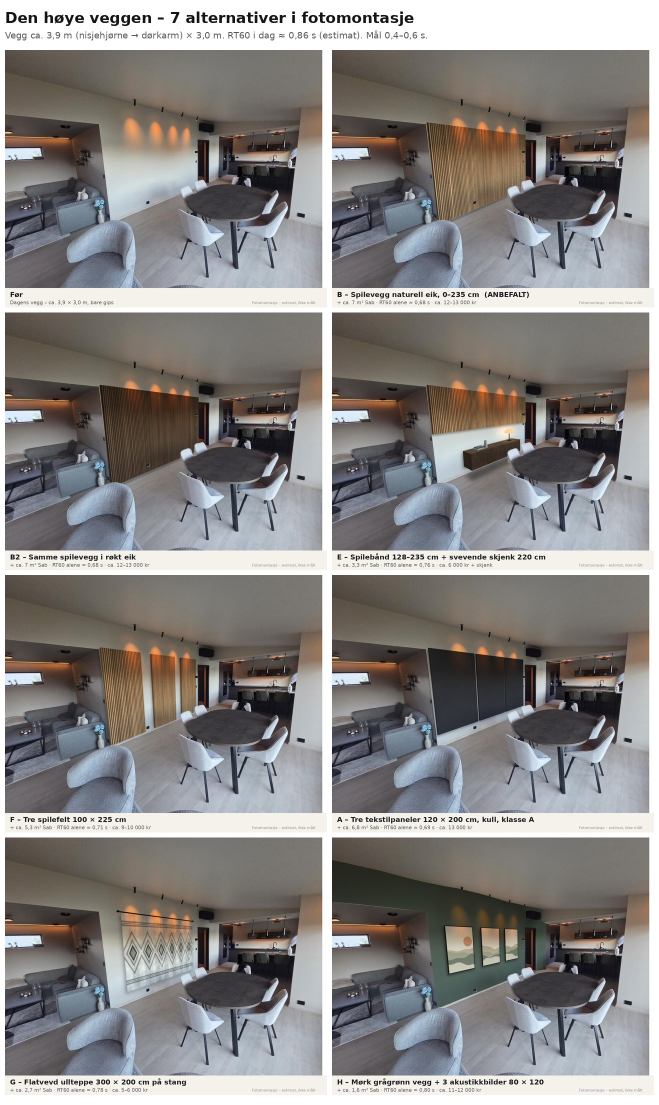
#> input picture stue_hoy_vegg_forslag/1_Fotomontasjer_runde1/00_oversikt_alle_alternativer.jpg, 1318 x 2210 px (shown at 1/2 size)
$ python -i prep-images.py   (imports and definitions only)
#> lines starting #> are read from the running program, lines starting #| are printed output that depends on the picture; after the words box and inside, x2 and y2 are one past the last pixel; in counts of white or black regions, pixels touching at a corner belong together
#> further down, picture is the input picture: PIL image 1318x2210 RGB; mean R, G, B 137.4, 134.6, 133.3
#!/usr/bin/env python3
"""Prepare every image the game shows (writes public/img/**).

Usage (from the project root, Python 3 + Pillow only):
    py tools/prep-images.py [all|forslag|foto|stue|utsikt] [--debug] [--realign]

  forslag  wall proposal montages <CODE>.jpg, thumb/<CODE>.jpg, oversikt-<group>.jpg, tegning-08/09.png and
           index.json (code -> files + source)                                -> public/img/forslag/
  foto     the room-spec photoCameras photos at 1600x1200                     -> public/img/foto/
  stue     re-encodes public/img/stue.jpg (from the original photo) if it is above 400 kB
  utsikt   window backdrops sor / sor-kveld / ost / nord (+ lav/ half-size versions) and backdrops.json
                                                                              -> public/img/utsikt/
  --debug    also writes intermediate images to .shots/foundation-images/prep/
  --realign  re-estimates the rotation of the side window photos by image alignment (slow, ~2 min)

The window views are built from the real photos in bilder_stue/ (Samsung Galaxy S25 ultra-wide, 4000x3000,
rectilinear after the phone's lens correction, focal length 1600 px). Every photo gets a camera rotation
(yaw from south toward west, pitch, roll) in the game's axes (+x south, +y up, +z west): the reference photo of
each view is solved from the straight edges of the window frame (plus the far shoreline as the horizon where
the frame alone is ambiguous); the other south photos are aligned to it on the distant hills. The photos are
then re-projected into one cylindrical panorama: x linear in azimuth, y linear in tan(elevation), which maps
exactly onto an open cylinder around the photo camera (see backdrops.json -> mapping). Frames, reflections,
objects on the sills and the terrace are removed; the sky becomes a smooth model fitted to the photographed sky.
Takes about 3 minutes; deterministic (fixed seeds).
"""
import json
import math
import os
import re
import sys
import time
from io import BytesIO

from PIL import Image, ImageChops, ImageDraw, ImageEnhance, ImageFilter, ImageMath, ImageOps, ImageStat

ROOT = os.path.dirname(os.path.dirname(os.path.abspath(__file__)))
PHOTOS = os.path.join(ROOT, 'bilder_stue')
PROPOSALS = os.path.join(ROOT, 'stue_hoy_vegg_forslag')
OUT = os.path.join(ROOT, 'public', 'img')
DEBUG_DIR = os.path.join(ROOT, '.shots', 'foundation-images', 'prep')

DEBUG = '--debug' in sys.argv
REALIGN = '--realign' in sys.argv

RESAMPLE = Image.Resampling.LANCZOS
BICUBIC = Image.Resampling.BICUBIC


# ----------------------------------------------------------------------------------------------------------
# Small helpers
# ----------------------------------------------------------------------------------------------------------

def log(*args):
    print(*args, flush=True)


def ensure_dir(path):
    os.makedirs(path, exist_ok=True)


# [42 lines left out: functions save_jpeg, debug_save, fit_width, fit_longest, open_rgb, pixels, not called in this run]


def rel(path):
    return os.path.relpath(path, ROOT).replace('\\', '/')


# ----------------------------------------------------------------------------------------------------------
# 1. Wall proposal montages
# ----------------------------------------------------------------------------------------------------------

PROPOSAL_RE = re.compile(r'^(\d+)_([A-Z][A-Z0-9]*)(?:_|\.)')


# [143 lines left out: functions proposal_code, prep_forslag, load_room_spec, prep_foto, prep_stue, not called in this run]


# ----------------------------------------------------------------------------------------------------------
# 3. Window views – camera model and cylindrical re-projection
# ----------------------------------------------------------------------------------------------------------

F_PX = 1600.0          # focal length of the ultra-wide camera at 4000x3000 (photoCameras.focalPx)
CX, CY = 2000.0, 1500.0


def v_norm(v):
    l = math.sqrt(v[0] * v[0] + v[1] * v[1] + v[2] * v[2])
    return (v[0] / l, v[1] / l, v[2] / l)


def v_cross(a, b):
    return (a[1] * b[2] - a[2] * b[1], a[2] * b[0] - a[0] * b[2], a[0] * b[1] - a[1] * b[0])


def v_dot(a, b):
    return a[0] * b[0] + a[1] * b[1] + a[2] * b[2]


# [9 lines left out: function cam_basis, not called in this run]


def world_to_cam(d, cam):
    fwd, right, up = cam
    return (v_dot(d, right), -v_dot(d, up), v_dot(d, fwd))


class Pano:
    """Cylindrical panorama: x linear in azimuth (deg, from south toward west), y linear in tan(elevation)."""

    def __init__(self, az0, az1, t0, t1, w, h):
        self.az0, self.az1, self.t0, self.t1, self.w, self.h = az0, az1, t0, t1, w, h

    @property
    def size(self):
        return (self.w, self.h)

    # [4 lines left out: function dir_at, not called in this run]

    def x_of(self, az):
        return (az - self.az0) / (self.az1 - self.az0) * self.w

    def y_of_e(self, e_deg):
        return (self.t1 - math.tan(math.radians(e_deg))) / (self.t1 - self.t0) * self.h

    def pt(self, az, e):
        return (self.x_of(az), self.y_of_e(e))

    def az_of(self, x):
        return self.az0 + x / self.w * (self.az1 - self.az0)

    def e_of(self, y):
        return math.degrees(math.atan(self.t1 - y / self.h * (self.t1 - self.t0)))

    def scaled(self, k):
        return Pano(self.az0, self.az1, self.t0, self.t1, round(self.w * k), round(self.h * k))


# [55 lines left out: functions warp, poly_mask, pano_poly_mask, not called in this run]


def hard_alpha(img, thr=250):
    return img.getchannel('A').point(lambda v: 255 if v >= thr else 0)


def shrink_mask(m, px):
    """Erode a binary mask by roughly px pixels (MinFilter needs odd sizes)."""
    if px <= 0:
        return m
    size = 2 * int(px) + 1
    while size > 1:
        s = min(size, 9)
        m = m.filter(ImageFilter.MinFilter(s))
        size -= s - 1
    return m


def grow_mask(m, px):
    if px <= 0:
        return m
    size = 2 * int(px) + 1
    while size > 1:
        s = min(size, 9)
        m = m.filter(ImageFilter.MaxFilter(s))
        size -= s - 1
    return m


# [80 lines left out: functions gain_match, seam_path, seam_mask, fill_holes, not called in this run]


# ----------------------------------------------------------------------------------------------------------
# 3a. South view (sor.jpg)
# ----------------------------------------------------------------------------------------------------------

def photo(name):
    return os.path.join(PHOTOS, '20261018_%s.jpg' % name)


# [7 lines left out: function intersect, not called in this run]


# Inner edges of the window frame in 082850 (source pixels), measured on full-resolution crops.
FRAME_850 = {
    'top': ((0, 382), (3500, 42)),
    'bottom': ((510, 2808), (3600, 2925)),
    'left': ((110, 1650), (505, 2800)),
    'right': ((3992, 1500), (3625, 2925)),
}

# Camera rotations (yaw from south toward west, pitch, roll; degrees). 082850 is solved from the frame
# vanishing points above (f = 1600 px makes the two vanishing directions orthogonal to 0.004); the others are
# aligned to 082850 on the distant hills/shoreline (see align_photos()).
CAMS = {
    '082850': (-4.72, -13.71, -2.79),
    '082852': (-43.08, -11.07, -3.58),
    '082843': (-31.70, -8.84, -3.77),
    '082855': (44.35, -9.69, -2.02),
    '082845': (33.74, -9.38, 0.02),
}


# [315 lines left out: functions glass_polygon, warp_photo, build_sor_layers, src_to_pano, ellipse_mask, dehaze and 7 more, not called in this run]


def object_mask(img, open_px=1):
    """Tree crowns, hills and other solid things against the sky: dark or not bluish. Thin lines (frame rims,
    twigs, specks) are removed by a morphological opening."""
#> called with open_px = 1
    rgb = img.convert('RGB')
    r, g, b = rgb.split()
    lum = rgb.convert('L')
    dark = lum.point(lambda v: 255 if v < 128 else 0)
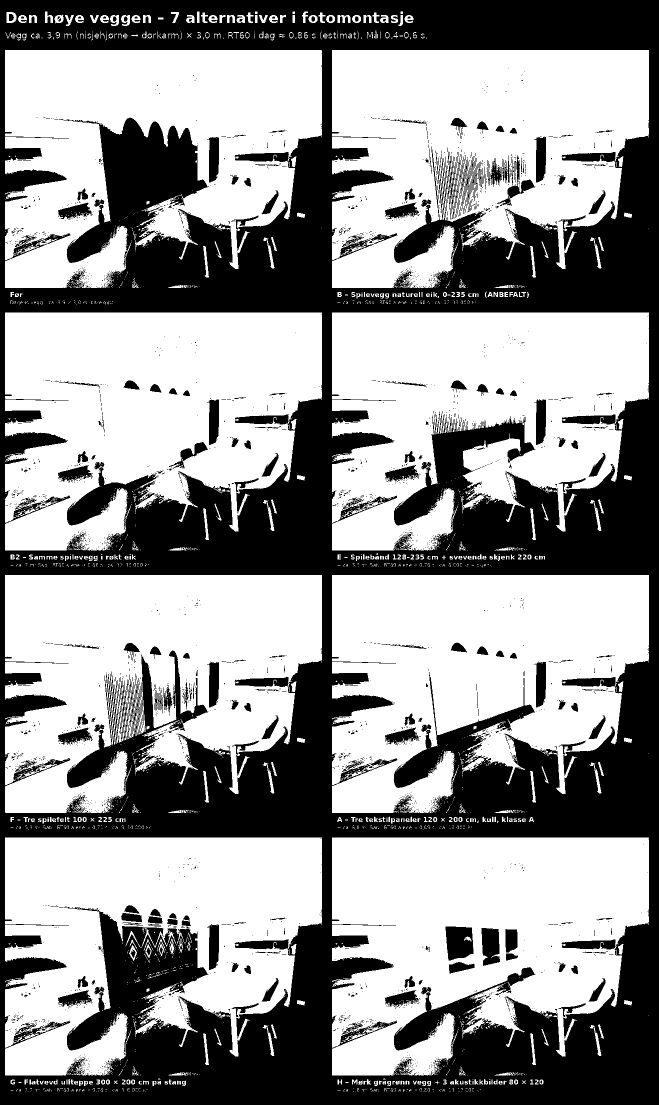
#> dark: PIL image 1318x2210 L (shown at 1/2 size); 58.8% white; 2936 black regions (2659 under 20 px), largest, box (x1, y1, x2, y2) and area: (0, 0, 1318, 2210) 1126705, (891, 1853, 947, 1921) 3133, (963, 1856, 1000, 1932) 2309
    warm = ImageChops.subtract(ImageChops.add(g, Image.new('L', rgb.size, 4)), b).point(lambda v: 255 if v > 0 else 0)
    sat = rgb.convert('HSV').getchannel(1).point(lambda v: 255 if v > 70 else 0)
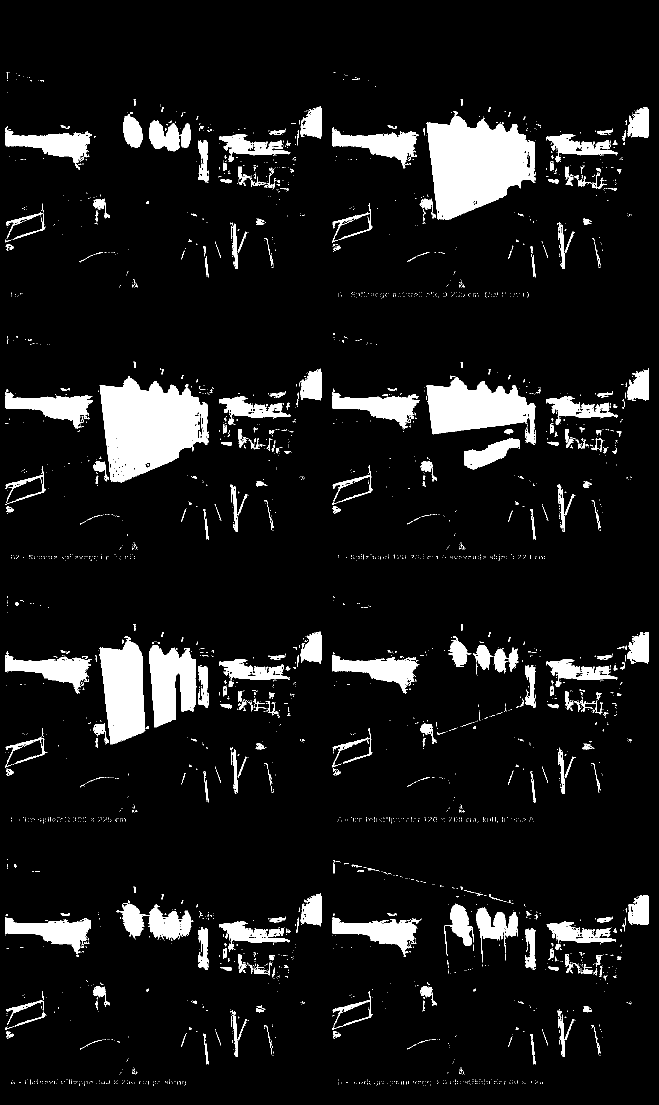
#> sat: PIL image 1318x2210 L (shown at 1/2 size); 9% white; 3070 white regions (2714 under 20 px), largest, box (x1, y1, x2, y2) and area: (853, 222, 1071, 440) 30446, (199, 752, 417, 965) 29978, (853, 754, 1072, 890) 16894
    mid = lum.point(lambda v: 255 if v < 188 else 0)
    obj = ImageChops.lighter(dark, ImageChops.multiply(warm, ImageChops.lighter(sat, mid)))
    obj = grow_mask(shrink_mask(obj, open_px), open_px)
#> after the loop in shrink_mask, `while size > 1:`: size = 1
#> in grow_mask, `size = 2 * int(px) + 1`: size = 3
#> the loop in grow_mask, `while size > 1:` made 1 pass
#> (s, size) on pass 1: (3, 1)
#> pass 1, in grow_mask, `m = m.filter(ImageFilter.MaxFilter(s))`:
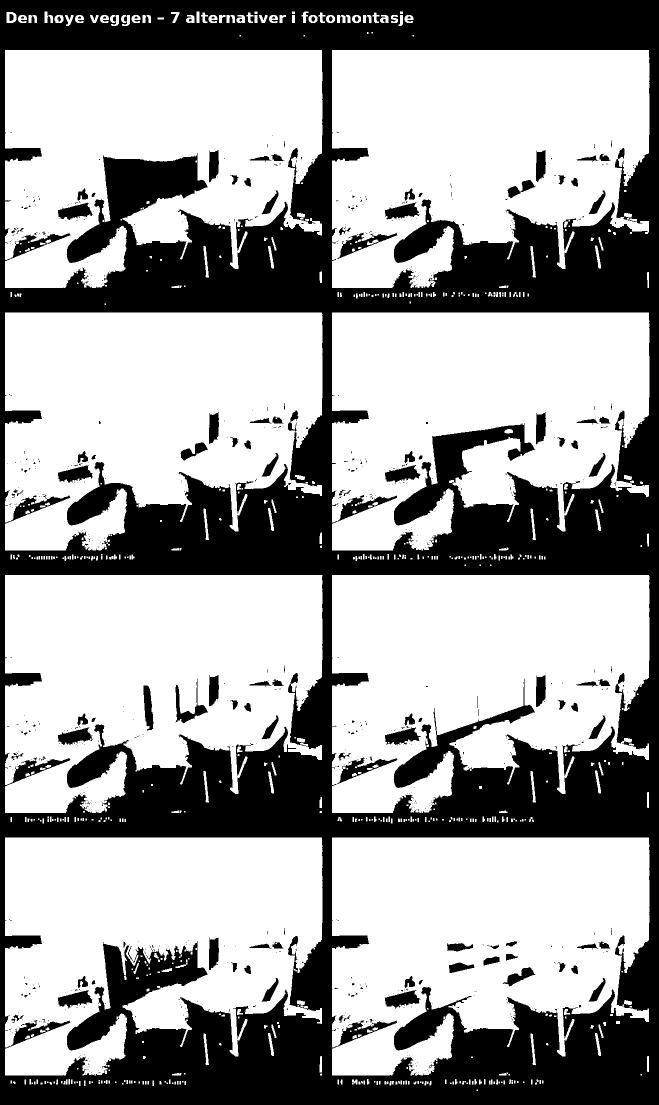
#> m: PIL image 1318x2210 L (shown at 1/2 size); 63.4% white; 777 black regions (653 under 20 px), largest, box (x1, y1, x2, y2) and area: (0, 0, 1318, 2210) 1020231, (674, 465, 795, 518) 1873, (674, 1515, 795, 1568) 1871
#> after the loop in grow_mask, `while size > 1:`: size = 1
    return obj.filter(ImageFilter.GaussianBlur(1.2)).point(lambda v: 255 if v > 100 else 0)
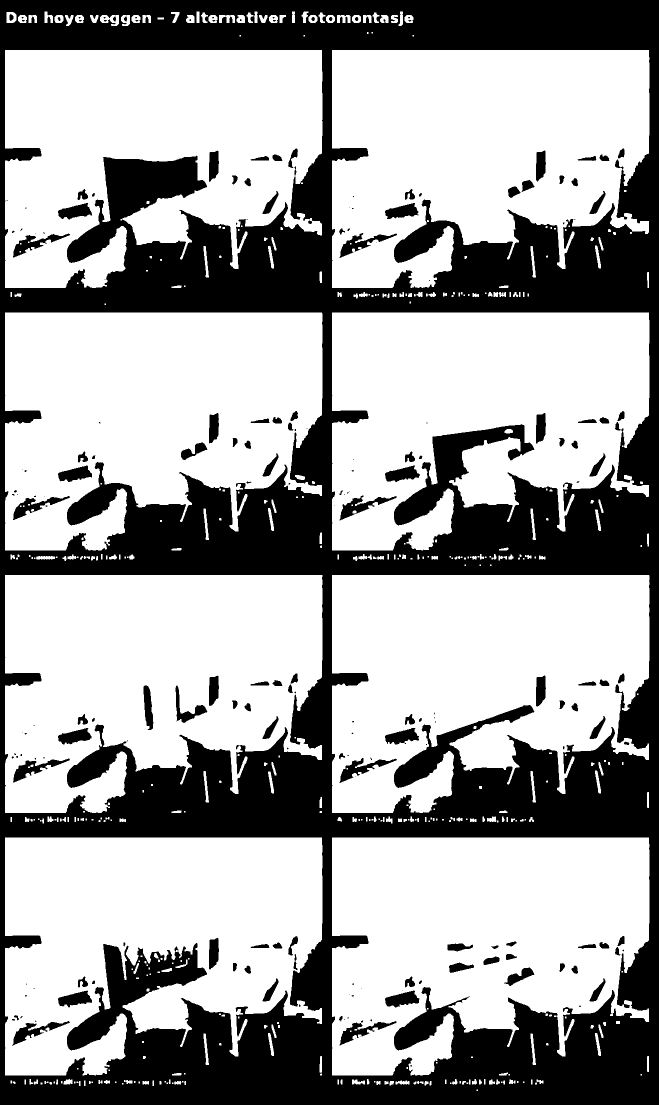
#> returned value: PIL image 1318x2210 L (shown at 1/2 size); 64% white; 221 black regions (98 under 20 px), largest, box (x1, y1, x2, y2) and area: (0, 0, 1318, 2210) 996639, (679, 991, 793, 1041) 1741, (679, 1516, 794, 1566) 1685


# [107 lines left out: functions not_sky_mask, smoothstep_rows, column_tops, solve_linear, sky_model, render_sky, not called in this run]


WEST_CUT = 66.5          # 082855 is used up to this azimuth (the window reveal starts just beyond)
SOR_PANO = (-100.0, 100.0, -0.8391, 0.8391, 4096, 2048)     # az0, az1, tan(bottom), tan(top), w, h  (±40°)

# Terrace deck, its railing, the stair guard and the concrete landing (azimuth, elevation) – built in 3D by the
# exterior, so they are replaced by lawn here.
TERRACE_POLY = [(-101, -3.5), (-69.8, -3.9), (-45.4, -7.1), (-41.1, -7.2), (-40.9, -19.8), (-35.1, -30.0),
                (-34.8, -31.8), (-23.4, -34.9), (-27.2, -41), (-101, -41)]
# Reflections of the room's ceiling lamps in the glass of 082850 (source px: x, y, rx, ry).
BLOBS_850 = [('082850', 1793, 768, 30, 40), ('082850', 1735, 930, 26, 32), ('082850', 1981, 913, 26, 34)]
# Reflection of the LED strip in 082852 (over the forest east of the neighbour's house).
STREAK_852 = [('082852', 1195 + 20 * i, 1103 - 2.4 * i, 18, 13) for i in range(9)]
# Open lawn and the hedge in front of the neighbour's garden (sources for the lawn under the terrace).
LAWN_SOURCES = [[(-40.5, -4.6), (-30, -4.6), (-30, -9.6), (-40.5, -9.6)],
                [(-40.3, -9.6), (-28, -9.6), (-28, -14.0), (-40.3, -14.0)],
                [(-40.3, -14.0), (-27, -14.0), (-27, -28.5), (-35.5, -28.5), (-40.3, -20.5)],
                [(-21, -33.5), (-8, -33.5), (-8, -41), (-21, -41)]]
# Yellow streak (reflection) in the sky of 082852.
GLARE_852 = [[(-62.5, 18.5), (-59.0, 18.5), (-54.2, 10.4), (-57.4, 10.4)]]
# Grass between the bush and the big rock (source for the ground west of the photos).
GRASS_WEST = [[(2, -19), (13, -19), (13, -39), (2, -39)]]


# [167 lines left out: functions build_sor, nelder_mead, solve_lines, align_photos, not called in this run]


# ----------------------------------------------------------------------------------------------------------
# 3c. Kitchen windows (ost.jpg) and the TV-room strip window (nord.jpg)
# ----------------------------------------------------------------------------------------------------------

# Window frames (inner glass edges) in the photos, measured on full-resolution crops.
FRAME_950 = {   # long kitchen window win-k1 (wall x = 6.32, faces south), from the kitchen island
    'top': ((1460, 668), (3343, 603)),
    'bottom': ((1537, 1540), (3180, 1543)),
    'left': ((1460, 668), (1537, 1540)),
    'right': ((3343, 603), (3278, 1500)),
}
FRAME_800 = {   # strip window win-tv (wall x = 0, faces north), from the TV room
    'top': ((1300, 1247), (2944, 1148)),
    'bottom': ((1306, 1587), (2938, 1612)),
    'left': ((1300, 1247), (1306, 1587)),
    'right': ((2944, 1148), (2938, 1612)),
}


# [90 lines left out: functions frame_quad, sky_silhouette_fill, build_window_view, coverage_az, not called in this run]


OST_PANO = (-60.0, 60.0, -0.6283, 0.6283, 2560, 1536)        # ±32.1° vertically
NORD_PANO = (125.0, 235.0, -0.2679, 0.8391, 2048, 1182)      # -15° ... +40°


# [142 lines left out: functions quilt_region, continue_down, build_ost, build_nord, not called in this run]


# (azimuth/elevation in the ost panorama with the camera above)
ANNEX_HOLE = [[(-61, 16), (-18.0, 16), (-18.0, -10.4), (-12.0, -10.4), (-12.0, -40), (-61, -40)]]
ANNEX_WALL = [[(-17.8, -4.0), (-15.4, -4.0), (-15.4, -10.2), (-17.8, -10.2)]]
OST_SLOPE_HOLE = [[(-15.0, -5.7), (0, -5.5), (40, -5.3), (40, -40), (-12.0, -40), (-12.0, -10.4), (-15.0, -10.4)]]
OST_SLOPE_SRC = [[(-1, -1.0), (8, -1.0), (8, -5.0), (-1, -5.0)], [(12, 0), (30, 0), (30, -5.0), (12, -5.0)]]
OST_COVER_R = 34.0
FAR_SHORE_950 = (1950, 1069)     # far waterline below the boathouses in 082950 (elevation ~0.1° as in sor.jpg)
OST_YAW_FIX = 1.5


# ----------------------------------------------------------------------------------------------------------
# 3d. Blue hour (sor-kveld.jpg)
# ----------------------------------------------------------------------------------------------------------

# [80 lines left out: functions blue_hour_sky, build_kveld, not called in this run]


# White houses across the river (azimuth, elevation boxes in sor.jpg) – where evening lights may appear.
VILLAGE_BOXES = [(-14.0, -3.0, -0.3, 1.6), (-3.0, 14.0, -0.3, 5.5)]


# ----------------------------------------------------------------------------------------------------------
# 3e. Write the backdrops and backdrops.json
# ----------------------------------------------------------------------------------------------------------

# Photo camera positions (world metres), solved from the window frames: the frame edges subtend known widths
# (room-spec openings) and the glass plane lies ~0.13 m outside the inner wall face.
CENTER_SOR = [6.10, 1.65, 10.45]      # 082850/52/55: ~0.95 m inside the west living-room window (win-s2)
CENTER_OST = [4.27, 1.56, 1.41]       # 082950: by the kitchen island, ~2.05 m from win-k1
CENTER_NORD = [1.66, 1.82, 9.71]      # 082800: TV room, ~1.70 m from the strip window win-tv


# [153 lines left out: functions pano_meta, cylinder_dims, save_backdrop, prep_utsikt, main, not called in this run]


# [2 lines not run here, left out]

>>> from PIL import Image
>>> picture = Image.open('../stue_hoy_vegg_forslag/1_Fotomontasjer_runde1/00_oversikt_alle_alternativer.jpg')
>>> result = object_mask(picture)
